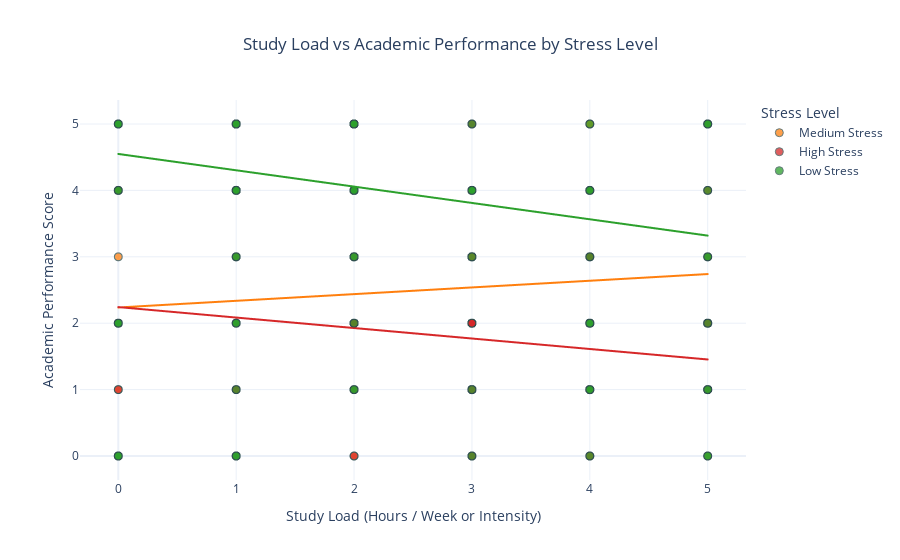

Notebook code for this chart:
### Markdown cell above
### Study Load vs Academic Performance by Stress Level

### Code cell
# Map stress levels to human-readable labels (if not already)
df["stress_label"] = df["stress_level"].map({
    0: "Low Stress",
    1: "Medium Stress",
    2: "High Stress"
})

# Create scatter plot
fig = px.scatter(
    df,
    x="study_load",
    y="academic_performance",
    color="stress_label",
    title="Study Load vs Academic Performance by Stress Level",
    labels={
        "study_load": "Study Load (Hours / Week or Intensity)",
        "academic_performance": "Academic Performance Score",
        "stress_label": "Stress Level"
    },
    trendline="ols",       # Adds linear regression line
    opacity=0.75,          # Makes overlapping points visible
    color_discrete_map={   # Professional, intuitive colors
        "Low Stress": "#2ca02c",      # green
        "Medium Stress": "#ff7f0e",   # orange
        "High Stress": "#d62728"      # red
    }
)

# Layout tweaks
fig.update_layout(
    title_x=0.5,
    template="plotly_white",
    xaxis=dict(tickmode="linear"),
    yaxis=dict(tickmode="linear"),
    legend_title_text="Stress Level",
)

# Marker style
fig.update_traces(marker=dict(size=8, line=dict(width=1, color='DarkSlateGrey')))

fig.show()

### Figure 1 — Plotly figure (JSON) as saved in the notebook; plotly's stock layout.template omitted (floating-point values rounded to 4 significant figures; data arrays with more than 128 entries replaced by an {"elided": "..."} marker saying what was removed)
{"data": [{"hovertemplate": "Stress Level=Medium Stress<br>Study Load (Hours / Week or Intensity)=%{x}<br>Academic Performance Score=%{y}<extra></extra>", "legendgroup": "Medium Stress", "marker": {"color": "#ff7f0e", "line": {"color": "DarkSlateGrey", "width": 1}, "opacity": 0.75, "size": 8, "symbol": "circle"}, "mode": "markers", "name": "Medium Stress", "showlegend": true, "type": "scattergl", "x": {"elided": "358 int values"}, "xaxis": "x", "y": {"elided": "358 int values"}, "yaxis": "y"}, {"hovertemplate": "<b>OLS trendline</b><br>academic_performance = 0.100736 * study_load + 2.2364<br>R<sup>2</sup>=0.011261<br><br>Stress Level=Medium Stress<br>Study Load (Hours / Week or Intensity)=%{x}<br>Academic Performance Score=%{y} <b>(trend)</b><extra></extra>", "legendgroup": "Medium Stress", "marker": {"color": "#ff7f0e", "line": {"color": "DarkSlateGrey", "width": 1}, "size": 8, "symbol": "circle"}, "mode": "lines", "name": "Medium Stress", "showlegend": false, "type": "scattergl", "x": {"elided": "358 int values"}, "xaxis": "x", "y": {"elided": "358 float values"}, "yaxis": "y"}, {"hovertemplate": "Stress Level=High Stress<br>Study Load (Hours / Week or Intensity)=%{x}<br>Academic Performance Score=%{y}<extra></extra>", "legendgroup": "High Stress", "marker": {"color": "#d62728", "line": {"color": "DarkSlateGrey", "width": 1}, "opacity": 0.75, "size": 8, "symbol": "circle"}, "mode": "markers", "name": "High Stress", "showlegend": true, "type": "scattergl", "x": {"elided": "369 int values"}, "xaxis": "x", "y": {"elided": "369 int values"}, "yaxis": "y"}, {"hovertemplate": "<b>OLS trendline</b><br>academic_performance = -0.157795 * study_load + 2.24282<br>R<sup>2</sup>=0.043774<br><br>Stress Level=High Stress<br>Study Load (Hours / Week or Intensity)=%{x}<br>Academic Performance Score=%{y} <b>(trend)</b><extra></extra>", "legendgroup": "High Stress", "marker": {"color": "#d62728", "line": {"color": "DarkSlateGrey", "width": 1}, "size": 8, "symbol": "circle"}, "mode": "lines", "name": "High Stress", "showlegend": false, "type": "scattergl", "x": {"elided": "369 int values"}, "xaxis": "x", "y": {"elided": "369 float values"}, "yaxis": "y"}, {"hovertemplate": "Stress Level=Low Stress<br>Study Load (Hours / Week or Intensity)=%{x}<br>Academic Performance Score=%{y}<extra></extra>", "legendgroup": "Low Stress", "marker": {"color": "#2ca02c", "line": {"color": "DarkSlateGrey", "width": 1}, "opacity": 0.75, "size": 8, "symbol": "circle"}, "mode": "markers", "name": "Low Stress", "showlegend": true, "type": "scattergl", "x": {"elided": "373 int values"}, "xaxis": "x", "y": {"elided": "373 int values"}, "yaxis": "y"}, {"hovertemplate": "<b>OLS trendline</b><br>academic_performance = -0.245953 * study_load + 4.54893<br>R<sup>2</sup>=0.043910<br><br>Stress Level=Low Stress<br>Study Load (Hours / Week or Intensity)=%{x}<br>Academic Performance Score=%{y} <b>(trend)</b><extra></extra>", "legendgroup": "Low Stress", "marker": {"color": "#2ca02c", "line": {"color": "DarkSlateGrey", "width": 1}, "size": 8, "symbol": "circle"}, "mode": "lines", "name": "Low Stress", "showlegend": false, "type": "scattergl", "x": {"elided": "373 int values"}, "xaxis": "x", "y": {"elided": "373 float values"}, "yaxis": "y"}], "layout": {"legend": {"title": {"text": "Stress Level"}, "tracegroupgap": 0}, "title": {"text": "Study Load vs Academic Performance by Stress Level", "x": 0.5}, "xaxis": {"anchor": "y", "domain": [0, 1], "tickmode": "linear", "title": {"text": "Study Load (Hours / Week or Intensity)"}}, "yaxis": {"anchor": "x", "domain": [0, 1], "tickmode": "linear", "title": {"text": "Academic Performance Score"}}}}
